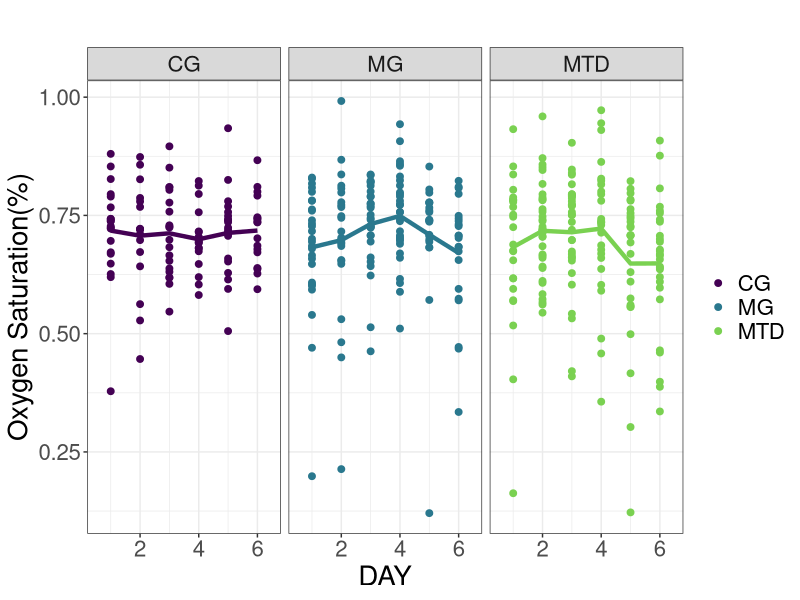
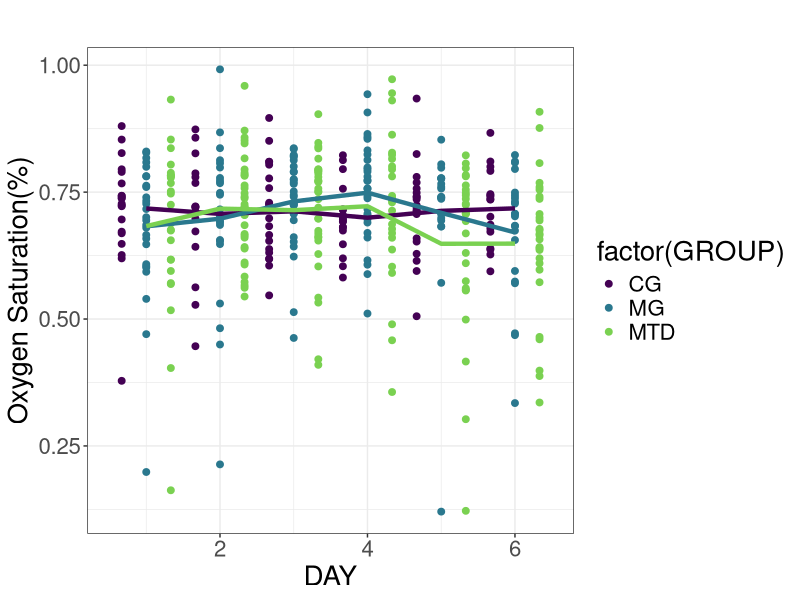
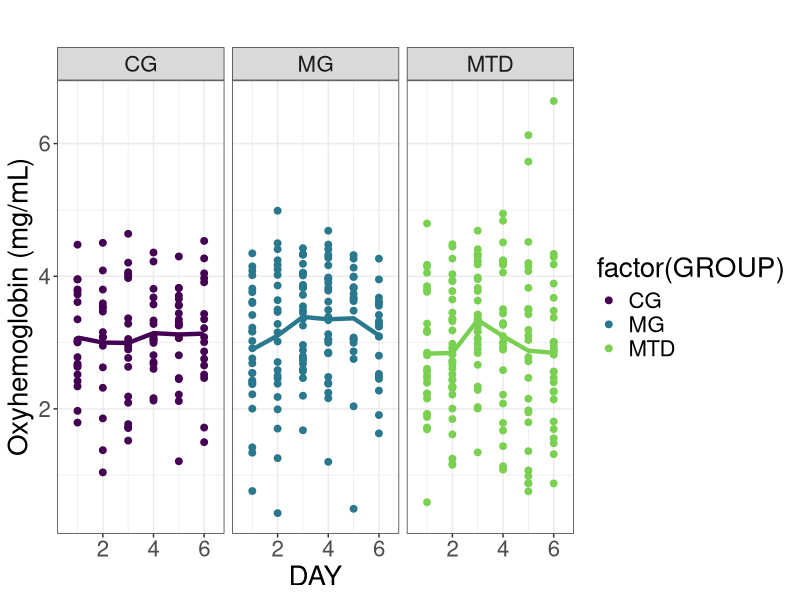
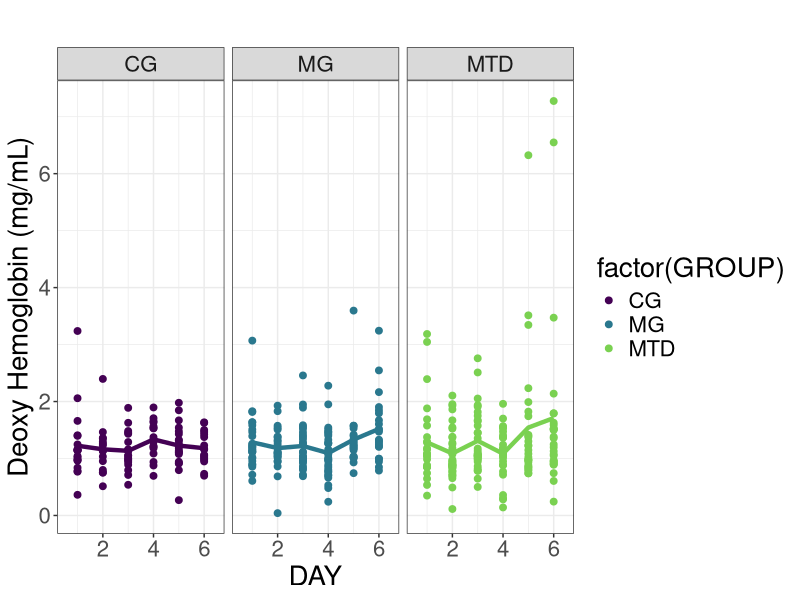
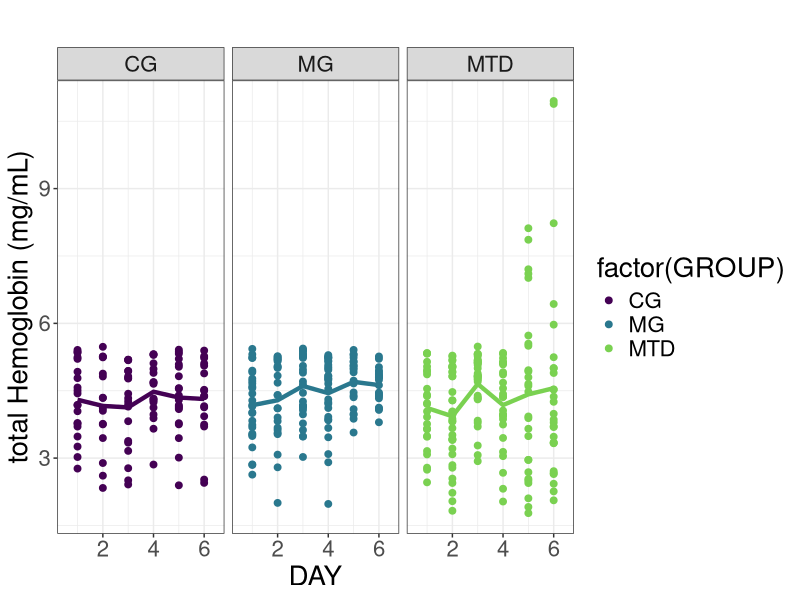
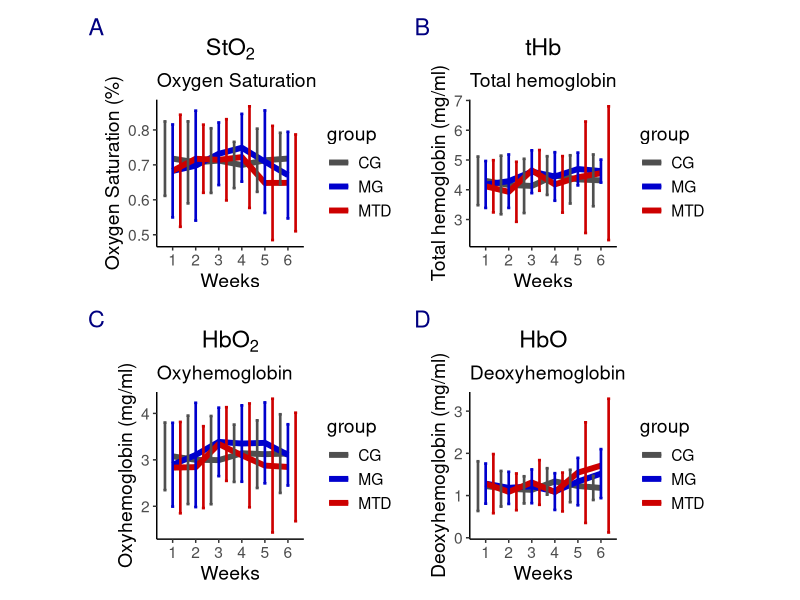
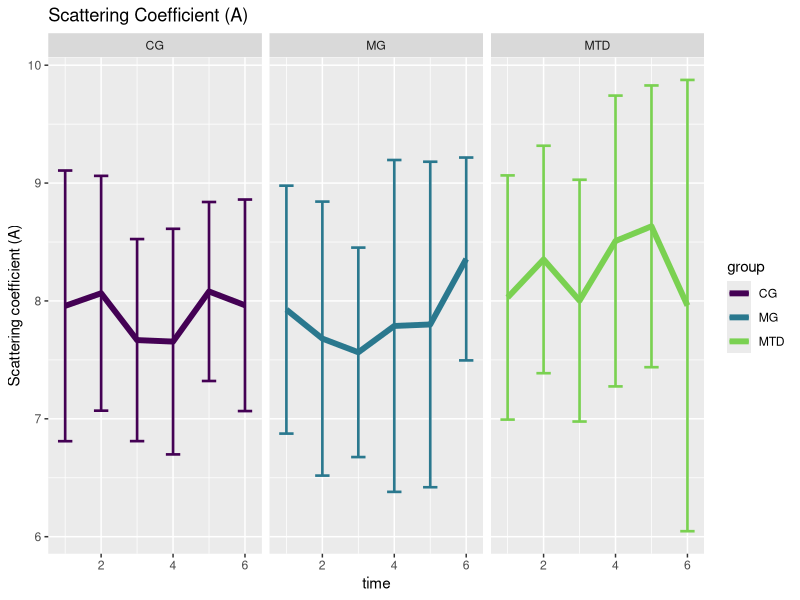
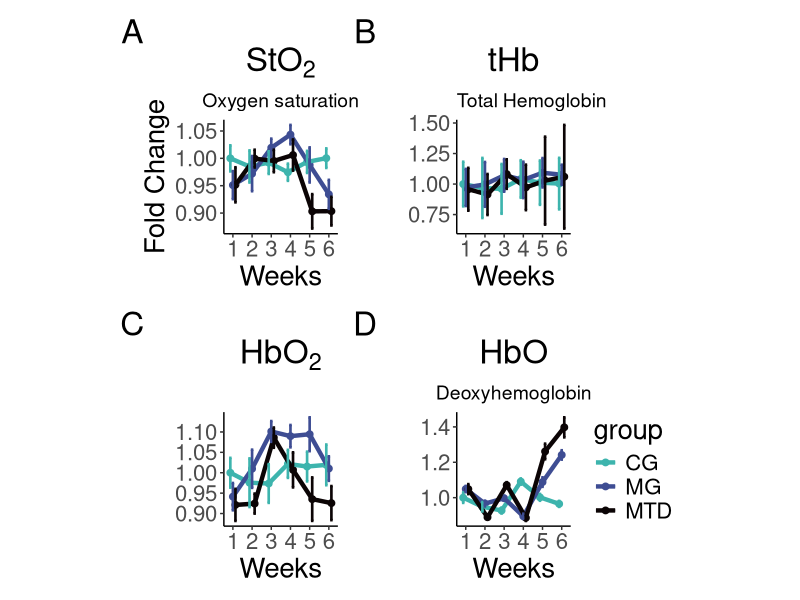

Reproduce these figures in R, in order.
#code to plot the StO2 per group with errorbars


library(here)
library(scales)
library(nlme)
library(patchwork)
library(tidyverse)
pd<-position_dodge(0.2)
data1 <- read.csv(here("data","Extraction_merged_2018_2020_2021_cohorts_FINAL.csv"))
attach(data1)
data1$STO2min<-(data1$STO2-data1$STO2_SD)
data1$STO2max<-(data1$STO2+data1$STO2_SD)
data1$HBmin<-(data1$HB-data1$HB_SD)
data1$HBmax<-(data1$HB+data1$HB_SD)
data1$Amin<-(data1$A-data1$A_SD)
data1$Amax<-(data1$A+data1$A_SD)
data1$Bmin<-(data1$B-data1$B_SD)
data1$Bmax<-(data1$B+data1$B_SD)

data1$HBO2<-(data1$HB*data1$STO2)
data1$HBO2_SD<-data1$HB_SD*data1$STO2
data1$HBO2max<-data1$HBO2+data1$HBO2_SD
data1$HBO2min<-data1$HBO2-data1$HBO2_SD

data1$HBO<-data1$HB*(1-data1$STO2)
data1$HBO_SD<-data1$HB_SD*(1-data1$STO2)
data1$HBOmax<-data1$HBO+data1$HBO_SD
data1$HBOmin<-data1$HBO-data1$HBO_SD

#Calculating means 
means1<-aggregate(data1$STO2, by=list(time=data1$DAY,group=data1$GROUP),na.rm=TRUE,FUN=mean) #from StO2
sdevs1<-aggregate(data1$STO2, by=list(time=data1$DAY,group=data1$GROUP),na.rm=TRUE,FUN=sd) #from StO2
means1$STO2<-means1$x
means1$SDSTO2<-sdevs1$x
means2<-aggregate(data1$HB, by=list(time=data1$DAY,group=data1$GROUP),na.rm=TRUE,FUN=mean) #from Hb
sdevs2<-aggregate(data1$HB, by=list(time=data1$DAY,group=data1$GROUP),na.rm=TRUE,FUN=sd) #from Hb
means2$HB<-means2$x
means2$HBSD<-sdevs2$x
means3<-aggregate(data1$A, by=list(time=data1$DAY,group=data1$GROUP),na.rm=TRUE,FUN=mean) #from Hb
sdevs3<-aggregate(data1$A, by=list(time=data1$DAY,group=data1$GROUP),na.rm=TRUE,FUN=sd) #from Hb
means3$A<-means3$x
means3$ASD<-sdevs3$x

OxyHbmeans<-aggregate(data1$HBO2, by=list(time=data1$DAY,group=data1$GROUP),na.rm=TRUE,FUN=mean) #from HbO2
OxyHbstd<-aggregate(data1$HBO2, by=list(time=data1$DAY,group=data1$GROUP),na.rm=TRUE,FUN=sd) #from HbO2
OxyHbmeans$OxyHemoglobin<-OxyHbmeans$x
OxyHbmeans$OxyHbSD<-OxyHbstd$x

DeoxyHbmeans<-aggregate(data1$HBO, by=list(time=data1$DAY,group=data1$GROUP),na.rm=TRUE,FUN=mean) #from Hb
DeoxyHbstd<-aggregate(data1$HBO, by=list(time=data1$DAY,group=data1$GROUP),na.rm=TRUE,FUN=sd) #from Hb
DeoxyHbmeans$DeoxyHemoglobin<-DeoxyHbmeans$x
DeoxyHbmeans$DeoxyHbSD<-DeoxyHbstd$x

##scatter plot per group

#StO2 plot per week per group with means ****best one****
pd=position_dodge(1.0)
ggplot(data1,aes(x=DAY, y=STO2))+theme_bw()+
  geom_point(aes(color=factor(GROUP)), position=pd, size=2)+
  theme(text=element_text(size=20), 
        legend.title=element_blank())+
  stat_summary(aes(group=GROUP,color=factor(GROUP)), fun.y=mean, geom="line",linetype=1, size=1.5,show.legend=FALSE)+
  scale_color_viridis_d(end = 0.8)+
  labs(title='',y="Oxygen Saturation(%)")+
  facet_wrap(~GROUP,ncol=5)


####StO2 integrated plot
pd=position_dodge(1.0)
ggplot(data1,aes(x=DAY, y=STO2))+theme_bw()+
  theme(text=element_text(size=20))+
  geom_point(aes(color=factor(GROUP)), position=pd, size=2)+
  stat_summary(aes(group=GROUP,color=factor(GROUP)), fun.y=mean, geom="line",linetype=1, size=1.5,show.legend=FALSE)+
  scale_color_viridis_d(end = 0.8)+
  labs(title='',y="Oxygen Saturation(%)")


#HbO2 plot per week per group with means ****best one****
pd=position_dodge(1.0)
ggplot(data1,aes(x=DAY, y=HBO2))+theme_bw()+
  theme(text=element_text(size=20))+
  geom_point(aes(color=factor(GROUP)), position=pd, size=2)+
  stat_summary(aes(group=GROUP,color=factor(GROUP)), fun.y=mean, geom="line",linetype=1, size=1.5,show.legend=FALSE)+
  scale_color_viridis_d(end = 0.8)+
  labs(title='',y="Oxyhemoglobin (mg/mL)")+
  facet_wrap(~GROUP,ncol=5)

#HbO plot per week per group with means ****best one****
pd=position_dodge(1.0)
ggplot(data1,aes(x=DAY, y=HBO))+theme_bw()+
  theme(text=element_text(size=20))+
  geom_point(aes(color=factor(GROUP)), position=pd, size=2)+
  stat_summary(aes(group=GROUP,color=factor(GROUP)), fun.y=mean, geom="line",linetype=1, size=1.5,show.legend=FALSE)+
  scale_color_viridis_d(end = 0.8)+
  labs(title='',y="Deoxy Hemoglobin (mg/mL)")+
  facet_wrap(~GROUP,ncol=5)



#tHb plot per week per group with means ****best one****
pd=position_dodge(1.0)
ggplot(data1,aes(x=DAY, y=HB))+theme_bw()+
  theme(text=element_text(size=20))+
  geom_point(aes(color=factor(GROUP)), position=pd, size=2)+
  stat_summary(aes(group=GROUP,color=factor(GROUP)), fun.y=mean, geom="line",linetype=1, size=1.5,show.legend=FALSE)+
  scale_color_viridis_d(end = 0.8)+
  labs(title='',y="total Hemoglobin (mg/mL)")+
  facet_wrap(~GROUP,ncol=5)






###plotting mean values####
txt1<-14
g1<-ggplot(means1,aes(x=time,y=STO2))+geom_line(aes(color=group),size=2)+theme_classic()+
  geom_errorbar(aes(ymin=STO2-SDSTO2,ymax=STO2+SDSTO2,color=group),width=0.4, size=0.9,position=pd)+
  scale_color_manual(values=c('gray31','blue3','red3'))+
  scale_x_continuous(breaks=seq(1,6,1))+
  labs(title=expression(StO[2]),subtitle='Oxygen Saturation', y='Oxygen Saturation (%)', x='Weeks')+
  theme(plot.title = element_text(hjust = 0.5),
        plot.subtitle = element_text (size=14),
        text=element_text(size=txt1),
        aspect.ratio = 1)


g2<-ggplot(means2,aes(x=time,y=HB))+geom_line(aes(color=group),size=2)+theme_classic()+
  geom_errorbar(aes(ymin=HB-HBSD,ymax=HB+HBSD,color=group),width=0.4, size=0.9,position=pd)+
  scale_color_manual(values=c('gray31','blue3','red3'))+
  scale_x_continuous(breaks=seq(1,6,1))+
  labs(title=expression(tHb),subtitle='Total hemoglobin', y='Total hemoglobin (mg/ml)', x='Weeks')+
  theme(plot.title = element_text(hjust = 0.5),
        plot.subtitle = element_text (size=14),
        text=element_text(size=txt1),
        aspect.ratio = 1)

g3<-ggplot(OxyHbmeans,aes(x=time,y=OxyHemoglobin))+geom_line(aes(color=group),size=2)+theme_classic()+
  geom_errorbar(aes(ymin=OxyHemoglobin-OxyHbSD,ymax=OxyHemoglobin+OxyHbSD,color=group),width=0.4, size=0.9,position=pd)+
  scale_color_manual(values=c('gray31','blue3','red3'))+
  scale_x_continuous(breaks=seq(1,6,1))+
  labs(title=expression(HbO[2]),subtitle='Oxyhemoglobin ', y='Oxyhemoglobin (mg/ml)', x='Weeks')+
  theme(plot.title = element_text(hjust = 0.5),
        plot.subtitle = element_text (size=14),
        text=element_text(size=txt1),
        aspect.ratio = 1)

g4<-ggplot(DeoxyHbmeans,aes(x=time,y=DeoxyHemoglobin))+geom_line(aes(color=group),size=2)+theme_classic()+
  geom_errorbar(aes(ymin=DeoxyHemoglobin-DeoxyHbSD,ymax=DeoxyHemoglobin+DeoxyHbSD,color=group),width=0.4, size=0.9,position=pd)+
  scale_color_manual(values=c('gray31','blue3','red3'))+
  scale_x_continuous(breaks=seq(1,6,1))+
  labs(title=expression(HbO),subtitle='Deoxyhemoglobin ', y='Deoxyhemoglobin (mg/ml)', x='Weeks')+
  theme(plot.title = element_text(hjust = 0.5),
        plot.subtitle = element_text (size=14),
        text=element_text(size=txt1),
        aspect.ratio = 1)


##plotting
g1+g2+g3+g4+plot_layout(nrow=2)+
  plot_annotation(tag_levels='A')&
  theme(plot.tag=element_text(colour = 'navyblue'))


ggplot(means3,aes(x=time,y=A))+geom_line(aes(color=group),size=2)+
  geom_errorbar(aes(ymin=A-ASD,ymax=A+ASD,color=group),width=0.4, size=0.9,position=pd)+facet_wrap(~group)+
  scale_color_viridis_d(end = 0.8)+
  ggtitle("Scattering Coefficient (A)")+labs(y="Scattering coefficient (A)") #plot mean scattering coeff values




###April 2021: For this graphs the baseline value will be the Control Day 1 values for all variables
# The fold changes will be calculated 
#relative to the CG group then, not using each group as its own calibrator
#In each case the baseline value is pasted in the dataframe and the fold change in calculated.

#StO2
means1<-means1%>%
  mutate(Baseline=rep(data1 %>%
              filter(GROUP=='CG',DAY==1) %>%
              summarize(val=as.numeric(mean(STO2,na.rm=TRUE)
                           ))))
means1<-means1%>%
  mutate(Fold_change=STO2/as.numeric(Baseline))



#Hb
means2<-means2%>%
  mutate(Baseline=rep(data1 %>%
                        filter(GROUP=='CG',DAY==1) %>%
                        summarize(val=as.numeric(mean(HB,na.rm=TRUE)
                        ))))

means2<-means2%>%
  mutate(Fold_change=HB/as.numeric(Baseline))

#A
means3<-means3%>%
  mutate(Baseline=rep(data1 %>%
                        filter(GROUP=='CG',DAY==1) %>%
                        summarize(val=as.numeric(mean(A,na.rm=TRUE)
                        ))))

means3<-means3%>%
  mutate(Fold_change=A/as.numeric(Baseline))

#OxyHb
OxyHbmeans<-OxyHbmeans%>%
  mutate(Baseline=rep(data1 %>%
                        filter(GROUP=='CG',DAY==1) %>%
                        summarize(val=as.numeric(mean(HBO2,na.rm=TRUE)
                        ))))


OxyHbmeans<-OxyHbmeans%>%
  mutate(Fold_change=OxyHemoglobin/as.numeric(Baseline))

#DeoxyHb
DeoxyHbmeans<-DeoxyHbmeans%>%
  mutate(Baseline=rep(data1 %>%
                        filter(GROUP=='CG',DAY==1) %>%
                        summarize(val=as.numeric(mean(HBO,na.rm=TRUE)
                        ))))


DeoxyHbmeans<-DeoxyHbmeans%>%
  mutate(Fold_change=DeoxyHemoglobin/as.numeric(Baseline))


##getting a subset of StO2 values without NAs
Trimmed<-data1%>%filter(!is.na(STO2)) #extracting the non NA values 
Numbers<-aggregate(Trimmed$STO2, by=list(time=Trimmed$DAY,group=Trimmed$GROUP),FUN=length) #counting the number of occurrences per group per week
names(Numbers)<-c('Week','Group','Observations')
#Calculate fold change and pasting number of observations per group per week
##StO2
### It seems the Fold error should just be the Standard error, not the SE divided by the mean baseline, 
#will change the formulas below accordingly

means1$Baseline<-as.numeric(means1$Baseline)
means1$Observations<-Numbers$Observations
means1$StandErr<-means1$SDSTO2/(means1$Observations)^0.5
means1$FoldErr<-means1$StandErr/means1$Baseline
means1$FoldErr<-means1$StandErr

##total hemoglobin
means2$Baseline<-as.numeric(means2$Baseline)
means2$Hbfoldchange<-means2$HB/means2$Baseline #Mean Hb fold change
means2$Observations<-Numbers$Observations
means2$StandErr<-means2$HBSD/(means2$Observations)^0.5
means2$FoldErr<-means2$StandErr

##A (reduced scattering coefficient)
means3$Baseline<-as.numeric(means3$Baseline)
means3$Afoldchange<-means3$A/means3$Baseline #Mean A fold change
means3$Observations<-Numbers$Observations
means3$StandErr<-means3$ASD/(means3$Observations)^0.5
means3$FoldErr<-means3$StandErr

###HbO2####

OxyHbmeans$Baseline<-as.numeric(OxyHbmeans$Baseline)
OxyHbmeans$OxyHbfoldchange<-OxyHbmeans$OxyHemoglobin/OxyHbmeans$Baseline
OxyHbmeans$Observations<-Numbers$Observations
OxyHbmeans$StandErr<-OxyHbmeans$OxyHbSD/(OxyHbmeans$Observations)
OxyHbmeans$FoldErr<-OxyHbmeans$StandErr
##Hb###

DeoxyHbmeans$Baseline<-as.numeric(DeoxyHbmeans$Baseline)
DeoxyHbmeans$DeoxyHbfoldchange<-DeoxyHbmeans$DeoxyHemoglobin/DeoxyHbmeans$Baseline
DeoxyHbmeans$Observations<-Numbers$Observations
DeoxyHbmeans$StandErr<-DeoxyHbmeans$DeoxyHbSD/(DeoxyHbmeans$Observations)
DeoxyHbmeans$FoldErr<-DeoxyHbmeans$StandErr

#plot fold changes
library(patchwork)
library(viridis)
pd=position_dodge(0.4)
thm1<-scale_color_viridis_d(option="mako",direction = -1,end=0.7)
txt<-20
clr<-c('gray31','blue3','red3')
p1<-ggplot(data=means1,aes(x=time, y=Fold_change))+theme_classic()+
  geom_point(aes(color=group,group=group),size=2, position=pd,show.legend = FALSE)+
  geom_line(aes(color=group,group=group),size=1.5,position=pd,show.legend = FALSE)+
  geom_errorbar(aes(ymin=Fold_change-FoldErr,ymax=Fold_change+FoldErr,color=group),width=0.4, size=0.9,position=pd,show.legend = FALSE)+
  scale_x_continuous(breaks=seq(1,6,1))+
  labs(title=expression(StO[2]),subtitle="Oxygen saturation",y='Fold Change', x='Weeks')+ #plot StO2 fold change
  theme(plot.title = element_text(hjust = 0.5),
        plot.subtitle = element_text (size=14,hjust=0.5),
        text=element_text(size=txt),
        aspect.ratio = 1)+
  thm1



p2<-ggplot(data=means2,aes(x=time, y=Fold_change))+theme_classic()+
  geom_point(aes(color=group,group=group),size=2, position=pd,show.legend = FALSE)+
  geom_line(aes(color=group,group=group),size=1.5, position=pd,show.legend = FALSE)+
  geom_errorbar(aes(ymin=Fold_change-FoldErr,ymax=Fold_change+FoldErr,color=group),width=0.4, size=0.9, position=pd,show.legend = FALSE)+
  theme(text=element_text(size=txt),aspect.ratio = 1)+
  scale_x_continuous(breaks=seq(1,6,1))+
  labs(title=expression(tHb), subtitle='Total Hemoglobin',y='', x='Weeks')+
  theme(plot.title = element_text(hjust = 0.5),
        plot.subtitle = element_text (size=14),
        text=element_text(size=txt),
        aspect.ratio = 1)+thm1


p3<-ggplot(data=means3,aes(x=time, y=Fold_change))+theme_classic()+
  geom_point(aes(color=group,group=group),size=2, position=pd,show.legend = FALSE)+
  geom_line(aes(color=group,group=group),size=1.5, position=pd,show.legend = FALSE)+
  geom_errorbar(aes(ymin=Fold_change-FoldErr,ymax=Fold_change+FoldErr,color=group),width=0.4, size=0.9, position=pd,show.legend = FALSE)+
  theme(text=element_text(size=txt),aspect.ratio = 1)+
  scale_x_continuous(breaks=seq(1,6,1))+labs(title=expression(mu[s]^{"'"}), y='', x='Weeks')+
  theme(plot.title = element_text(hjust = 0.5),
        plot.subtitle = element_text (size=14),
        text=element_text(size=txt),
        aspect.ratio = 1)+thm1


p4<-ggplot(data=OxyHbmeans,aes(x=time, y=Fold_change))+theme_classic()+
  geom_point(aes(color=group,group=group),size=2, position=pd,show.legend = FALSE)+
  geom_line(aes(color=group,group=group),size=1.5,position=pd,show.legend = FALSE)+
  geom_errorbar(aes(ymin=Fold_change-FoldErr,ymax=Fold_change+FoldErr,color=group),width=0.4, size=0.9,position=pd,show.legend = FALSE)+
  theme(text=element_text(size=txt),aspect.ratio = 1)+scale_x_continuous(breaks=seq(1,6,1))+
  labs(title=expression(HbO[2]), y='', x='Weeks')+
  theme(plot.title = element_text(hjust = 0.5),
        plot.subtitle = element_text (size=14),
        text=element_text(size=txt),
        aspect.ratio = 1)+thm1


p5<-ggplot(data=DeoxyHbmeans,aes(x=time, y=Fold_change))+theme_classic()+
  geom_point(aes(color=group,group=group),size=2, position=pd)+
  geom_line(aes(color=group,group=group),size=1.5,position=pd)+
  geom_errorbar(aes(ymin=Fold_change-FoldErr,ymax=Fold_change+FoldErr,color=group),width=0.4, size=0.9,position=pd)+
  theme(text=element_text(size=txt),aspect.ratio = 1)+
  scale_x_continuous(breaks=seq(1,6,1))+
  labs(title=expression(HbO),subtitle='Deoxyhemoglobin', y='', x='Weeks')+
  scale_color_manual(labels=c("Control","Metronomic", "Maximum Dose"))+
  theme(plot.title = element_text(hjust = 0.5),
        plot.subtitle = element_text (size=14, hjust=0.5),
        text=element_text(size=txt),
        aspect.ratio = 1)+
  thm1



p1+p2+p4+p5+
  plot_layout(nrow=2)+
  plot_annotation(tag_levels='A')&
  theme(plot.tag=element_text(colour = 'black'))


p1+p5+
  plot_layout(nrow=1)+
  plot_annotation(tag_levels='A')&
  theme(plot.tag=element_text(colour = 'black'))

#StO2 plot per week per group with means ****best one****
# pd=position_dodge(1.0)
# ggplot(data1,aes(x=DAY, y=STO2, linetype=TUMOR))+theme_bw()+
#   theme(text=element_text(size=20))+
#   geom_point(aes(color=factor(TUMOR)), position=pd, size=2)+
#   geom_line(aes(color=factor(TUMOR)), position=pd,size=1)+
#   scale_x_continuous(breaks=seq(1,6,1))+
#   geom_errorbar(aes(ymin=STO2min, ymax=STO2max,color=factor(TUMOR),linetype=NULL), width=2,position=pd,size=0.6,show.legend = FALSE)+
#   geom_text(data = data1, aes(x = 4.35, y = STO2, label = TUMOR),
#             size = 4, hjust = 1, fontface = "bold")+
#   stat_summary(aes(group=GROUP), fun.y=mean, geom="line",linetype=1, size=1.5,show.legend=FALSE)+
#   labs(title='',y="Oxygen Saturation(%)")+
#   facet_wrap(~ID,ncol=5)




#StO2 plot per week per subject per group MG **best**
library(ggrepel)
library(grid)
library(tidyverse)


#geom_label_repel(data=subset(data1,GROUP=='MG'),aes(label = TUMOR , fill=factor(TUMOR)),
#box.padding   = 0.35, 
#point.padding = 0.5,
#color ='black',
#show.legend = FALSE)+

#StO2 plots 
#################################################################

#MG group
pd=position_dodge(1.0)
ggplot(data=subset(data1,GROUP=='MG'),aes(x=DAY, y=STO2, linetype=TUMOR))+theme_bw()+
  geom_point(aes(color=TUMOR), position=pd, size=2, show.legend = FALSE)+
  geom_line(aes(color=factor(TUMOR)), position=pd,size=2, linetype="solid")+
  scale_x_continuous(breaks=seq(1,6,1))+
  geom_errorbar(aes(ymin=STO2min, ymax=STO2max,
                    color=factor(TUMOR),
                    linetype=NULL), width=0.5,position=pd,size=1,show.legend = FALSE)+
  scale_color_viridis_d(end = 0.75)+
  guides(color = guide_legend(override.aes = list(size = 6)))+
  stat_summary(aes(group=GROUP), fun.y=mean, geom="line",linetype=1, size=1.5,show.legend=FALSE)+
  facet_wrap(~ID,nrow=2)+
  labs(title='METRONOMIC',y="Oxygen Saturation(%)")+
  theme(text=element_text(size=20),plot.title = element_text(hjust = 0.5),
        legend.text=element_text(size=20),legend.position = "bottom",aspect.ratio = 0.75)



#tHb plots
#################################################################
#MG group
pd=position_dodge(1.0)
ggplot(data=subset(data1,GROUP=='MG'),aes(x=DAY, y=HB, linetype=TUMOR))+theme_bw()+
  geom_point(aes(color=TUMOR), position=pd, size=2, show.legend = FALSE)+
  geom_line(aes(color=factor(TUMOR)), position=pd,size=2, linetype="solid")+
  scale_x_continuous(breaks=seq(1,6,1))+
  geom_errorbar(aes(ymin=HBmin, ymax=HBmax,
                    color=factor(TUMOR),
                    linetype=NULL), width=0.5,position=pd,size=1,show.legend = FALSE)+
  scale_color_viridis_d(end = 0.75)+
  guides(color = guide_legend(override.aes = list(size = 6)))+
  stat_summary(aes(group=GROUP), fun.y=mean, geom="line",linetype=1, size=1.5,show.legend=FALSE)+
  facet_wrap(~ID,nrow=2)+
  labs(title='METRONOMIC',y="Total hemoglobin (mg/mL)")+
  theme(text=element_text(size=20),plot.title = element_text(hjust = 0.5),
        legend.text=element_text(size=20),legend.position = "bottom",aspect.ratio = 0.75)


#HbO2 plots
################################
#MG group
library(ggrepel)
library(tidyverse)
pd=position_dodge(1.0)
ggplot(data=subset(data1,GROUP=='MG'),aes(x=DAY, y=HBO2, linetype=TUMOR))+theme_bw()+
  geom_point(aes(color=TUMOR), position=pd, size=2, show.legend = FALSE)+
  geom_line(aes(color=factor(TUMOR)), position=pd,size=2, linetype="solid")+
  scale_x_continuous(breaks=seq(1,6,1))+
  geom_errorbar(aes(ymin=HBO2min, ymax=HBO2max,
                    color=factor(TUMOR),
                    linetype=NULL), width=0.5,position=pd,size=1,show.legend = FALSE)+
  scale_color_viridis_d(end = 0.75)+
  guides(color = guide_legend(override.aes = list(size = 6)))+
  stat_summary(aes(group=GROUP), fun.y=mean, geom="line",linetype=1, size=1.5,show.legend=FALSE)+
  facet_wrap(~ID,nrow =2)+
  labs(title='METRONOMIC',y="HbO2(mg/mL)")+
  theme(text=element_text(size=20),plot.title = element_text(hjust = 0.5),
        legend.text=element_text(size=20),legend.position = "bottom",aspect.ratio = 0.75)


#HbO plots
##############################
#MG group
pd=position_dodge(1.0)
ggplot(data=subset(data1,GROUP=='MG'),aes(x=DAY, y=HBO, linetype=TUMOR))+theme_bw()+
  geom_point(aes(color=TUMOR), position=pd, size=2, show.legend = FALSE)+
  geom_line(aes(color=factor(TUMOR)), position=pd,size=2, linetype="solid")+
  scale_x_continuous(breaks=seq(1,6,1))+
  geom_errorbar(aes(ymin=HBOmin, ymax=HBOmax,
                    color=factor(TUMOR),
                    linetype=NULL), width=0.5,position=pd,size=1,show.legend = FALSE)+
  scale_color_viridis_d(end = 0.75)+
  guides(color = guide_legend(override.aes = list(size = 6)))+
  stat_summary(aes(group=GROUP), fun.y=mean, geom="line",linetype=1, size=1.5,show.legend=FALSE)+
  facet_wrap(~ID,nrow=2)+
  labs(title='METRONOMIC',y=" Deoxyhemoglobin (mg/mL)")+
  theme(text=element_text(size=20),plot.title = element_text(hjust = 0.5),
        legend.text=element_text(size=20),legend.position = "bottom",aspect.ratio = 0.75)


###MTD group
pd=position_dodge(1.0)
ggplot(data=subset(data1,GROUP=='MTD'),aes(x=DAY, y=STO2, linetype=TUMOR))+theme_bw()+
  geom_point(aes(color=TUMOR), position=pd, size=2, show.legend = FALSE)+
  geom_line(aes(color=factor(TUMOR)), position=pd,size=2, linetype="solid")+
  scale_x_continuous(breaks=seq(1,6,1))+
  geom_errorbar(aes(ymin=STO2min, ymax=STO2max,
                    color=factor(TUMOR),
                    linetype=NULL), width=0.5,position=pd,size=1,show.legend = FALSE)+
  scale_color_viridis_d(end = 0.75)+
  guides(color = guide_legend(override.aes = list(size = 6)))+
  stat_summary(aes(group=GROUP), fun.y=mean, geom="line",linetype=1, size=1.5,show.legend=FALSE)+
  facet_wrap(~ID,nrow=2)+
  labs(title='METRONOMIC',y="Oxygen Saturation(%)")+
  theme(text=element_text(size=20),plot.title = element_text(hjust = 0.5),
        legend.text=element_text(size=20),legend.position = "bottom",aspect.ratio = 0.75)


